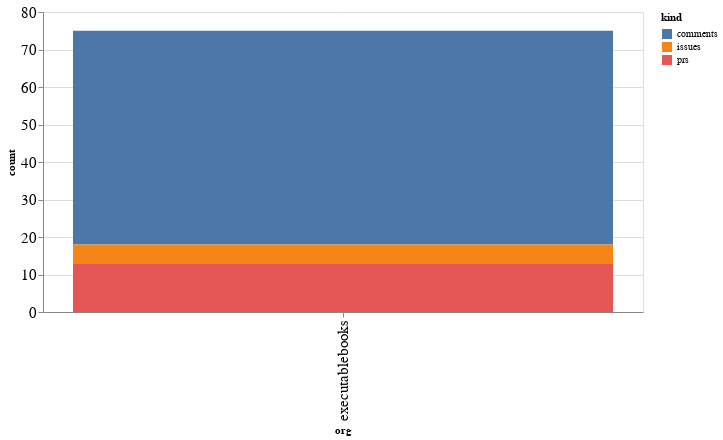

Here is the notebook cell this chart was saved with:
### Code cell
alt.Chart(org_summaries, width=600).mark_bar().encode(
    x='org',
    y='count',
    color='kind',
    tooltip="org"
)

### Figure 1 — Vega-Lite specification as saved in the notebook (floating-point values rounded to 4 significant figures)
{"config": {"axisLeft": {"labelFontSize": 15}, "axisBottom": {"labelFontSize": 15}}, "data": {"name": "data-dd6430d19dff63b6e79efee06259c173"}, "mark": "bar", "encoding": {"color": {"type": "nominal", "field": "kind"}, "tooltip": {"type": "nominal", "field": "org"}, "x": {"type": "nominal", "field": "org"}, "y": {"type": "quantitative", "field": "count"}}, "width": 600, "$schema": "https://vega.github.io/schema/vega-lite/v4.8.1.json", "datasets": {"data-dd6430d19dff63b6e79efee06259c173": [{"org": "executablebooks", "kind": "comments", "count": 57}, {"org": "executablebooks", "kind": "issues", "count": 5}, {"org": "executablebooks", "kind": "prs", "count": 13}]}}
